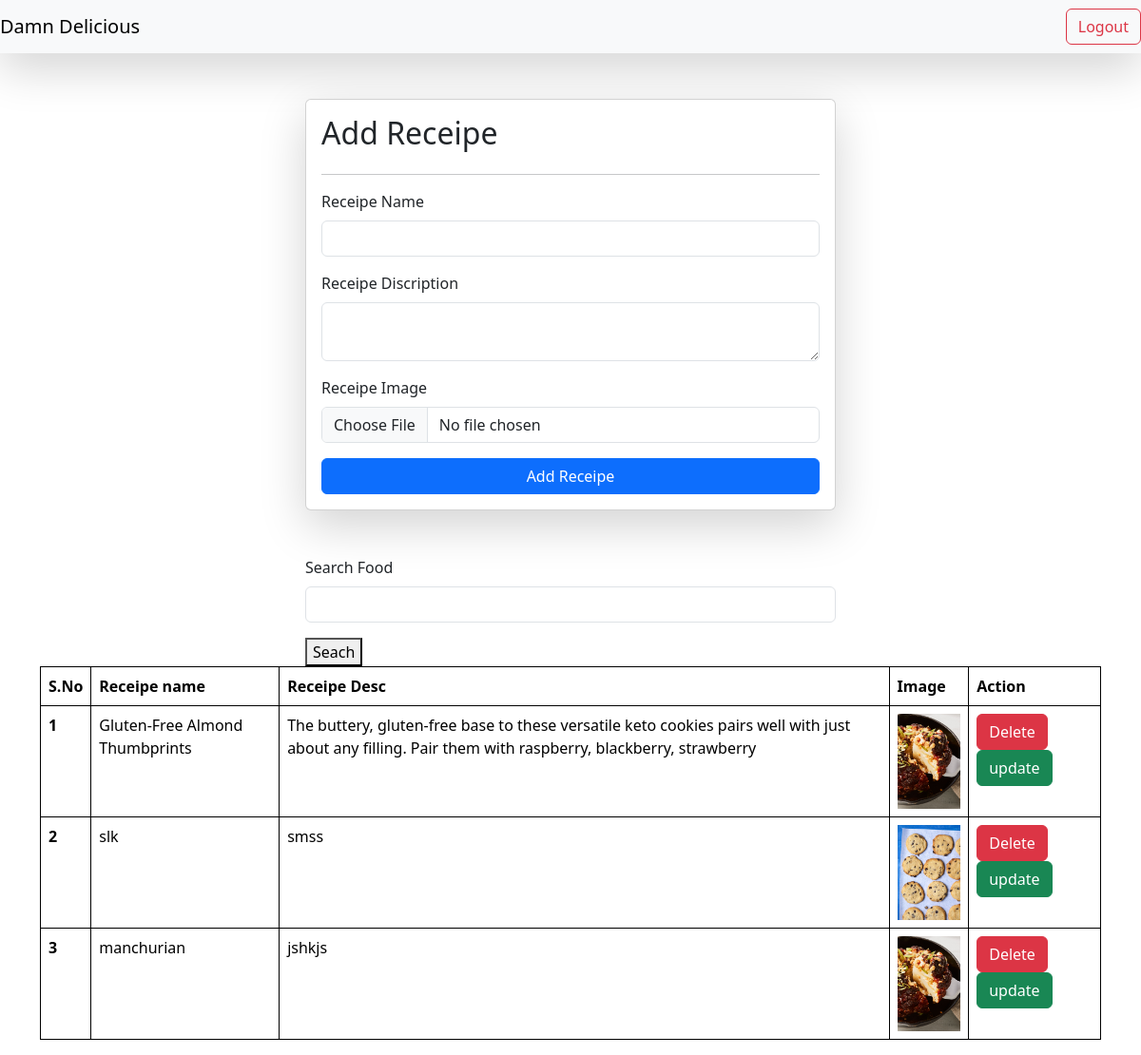
Page /receipes/ (signed in) on the earlier database version.
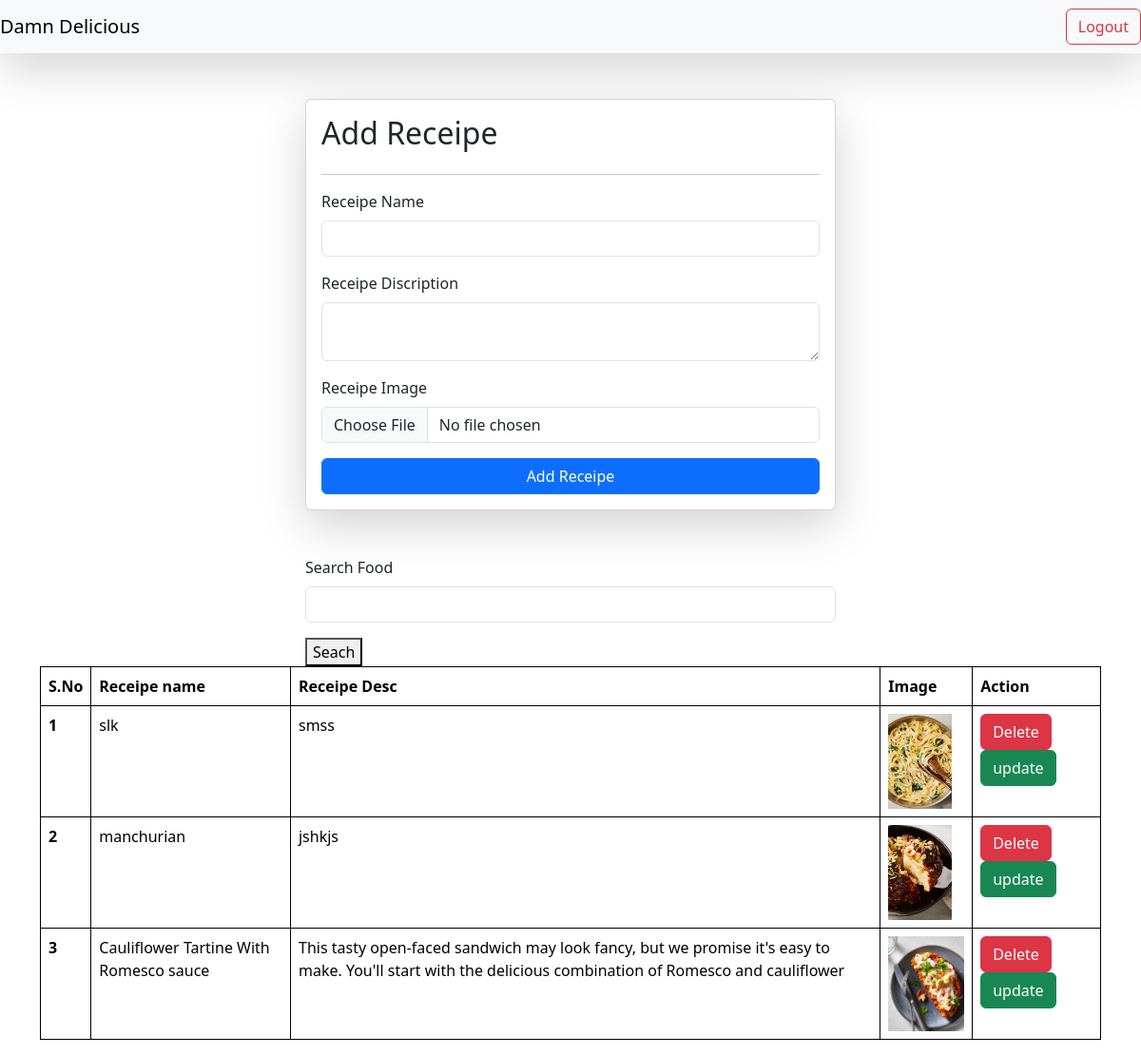
Same page on the later database version.
### vege/models.py (models this page shows)
class Receipe(models.Model):
    user=models.ForeignKey(User, on_delete=models.SET_NULL,null=True,blank=True)
    receipe_name=models.CharField(max_length=100)
    receipe_description=models.TextField()
    receipe_image=models.ImageField(upload_to="receipe")
    receipe_view_count=models.IntegerField(default=1)

### vege/views.py (the view, shortened to what this page needs)
# urls.py: path('receipes/',receipes,name="receipes"),
@login_required(login_url='/login/')
def receipes(request):
    queryset = Receipe.objects.all()
    if request.GET.get("search"):
        queryset = queryset.filter(receipe_name__icontains = request.GET.get('search'))
    context={'receipes':queryset}
    return render(request,'receipes.html',context)

### vege/templates/receipes.html (shortened to what this page needs)
{% extends "base.html" %}
{% block start %}
<div class="container mt-5">
  <form class="col-6 mx-auto card p-3 shadow-lg" method="post" enctype="multipart/form-data">
    <h2>Add Receipe</h2>
    <hr>
  <div class="mb-3">
    <label  class="form-label">Receipe Name</label>
    <input name="receipe_name" type="text" class="form-control" >
  </div>
  <div class="mb-3">
    <label class="form-label">Receipe Discription</label>
    <textarea  name="receipe_description"  class="form-control"></textarea>
  </div>
    <div class="mb-3">
      <label class="form-label">Receipe Image</label>
      <input name="receipe_image" type="file" class="form-control">
    </div>
    <button type="submit" class="btn btn-primary">Add Receipe</button>
</form>
  <div class="mt-5">
    <div class="mx-auto col-6">
      <form>
      <div class="mb-3">
    <label  class="form-label">Search Food</label>
    <input name="search" type="text" class="form-control" >
      </div>
      <button type="submit">Seach</button>
      </form>
    </div>
  </div>
  <table class="table">
  <thead>
    <tr>
      <th scope="col">S.No</th>
      <th scope="col">Receipe name</th>
      <th scope="col">Receipe Desc</th>
      <th scope="col">Image</th>
      <th scope="col">Action</th>
    </tr>
  </thead>
  <tbody>
  {% for receipe in receipes %}
  <tr>
    <th scope="row">{{forloop.counter}}</th>
    <td>{{receipe.receipe_name}}</td>
    <td>{{receipe.receipe_description}}</td>
    <td>
      <img src="/media/{{receipe.receipe_image}}" style="height:100px"></td>
    <td>
      <a href="/delete-receipes/{{receipe.id}}/" class="btn btn-danger">Delete</a>
      <a href="/update-receipes/{{receipe.id}}/" class="btn btn-success">update</a>
    </td>
    </tr>
  {% endfor %}
  </tbody>
</table>
</div>
{% endblock %}

### home/templates/base.html (shortened to what this page needs)
<!doctype html>
<html lang="en">
<head>
    <link href="https://cdn.jsdelivr.net/npm/bootstrap@5.3.2/dist/css/bootstrap.min.css" rel="stylesheet">
</head>
<body>
<nav class="navbar navbar-light bg-light justify-content-between bg-danger shadow-lg">
  <a class="navbar-brand">Damn Delicious</a>
  <form class="form-inline">
  {% if request.user.is_authenticated %}
      <a href="/logout/"  class="btn btn-outline-danger my-2 my-sm-0" type="submit">Logout</a>
  {% else %}
    <a  href="/login/" class="btn btn-outline-success my-2 my-sm-0" type="submit">Login</a>
  {% endif %}
  </form>
</nav>
     {% block start %}
     {% endblock %}
</body>
</html>

### home/templates/base.html (style rules this page uses)
table,th,td { border: 1px solid black; }

Differences in the rows shown:
removed Receipe: receipe_name "Gluten-Free Almond Thumbprints", receipe_description "The buttery, gluten-free base to these versatile keto cookies pairs well with just about any filling. Pair them with raspberry, blackberry, strawberry", receipe_image (picture)
changed Receipe "slk": receipe_image: a different picture
added Receipe: receipe_name "Cauliflower Tartine With Romesco sauce", receipe_description "This tasty open-faced sandwich may look fancy, but we promise it's easy to make. You'll start with the delicious combination of Romesco and cauliflower", receipe_image (picture)
